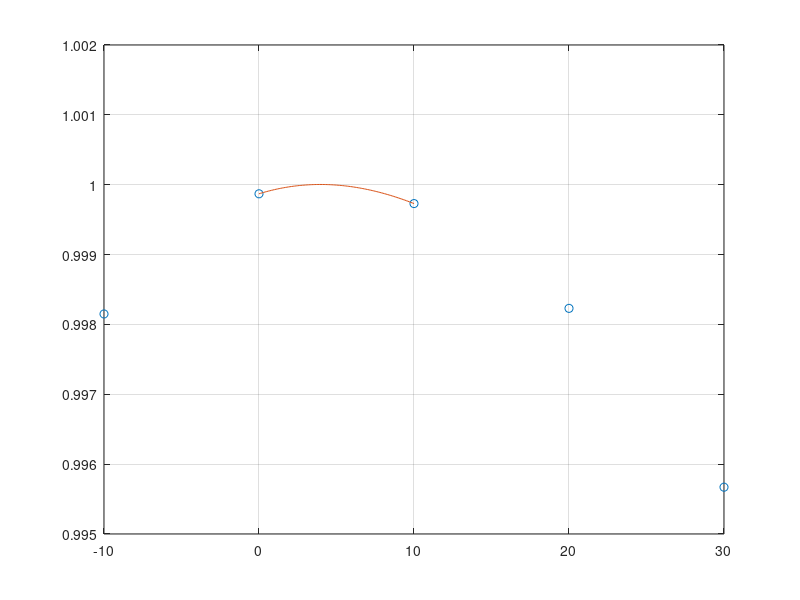

Write MATLAB code to recreate this figure.
clear
x=[-10,0,10,20,30];
y=[0.99815,0.99987,0.99973,0.99823,0.99567];
h=10;
B =(6/(h^2))*[(y(1)-(2*y(2))+y(3));(y(2)-(2*y(3))+y(4));(y(3)-(2*y(4))+y(5))];

%A=[[5 1 0];[1 4 1];[0 1 4]]; % Parabolic Runout Spline
%A=[[4 1 0];[1 4 1];[0 1 4]]; % Natural spline
A=[[6 0 0];[1 4 1];[0 1 4]]; % Cubic Run out spline

Mtemp =inv(A)*B;

%vector of M1-M5

%M=[Mtemp(1);Mtemp(1);Mtemp(2);Mtemp(3);Mtemp(3)] %Parabolic Runout Spline M1=M2, M5=M4
%M=[0;Mtemp(1);Mtemp(2);Mtemp(3);0] % Natural Spline:  M1=0; m5=0
M=[(2*Mtemp(1))-Mtemp(2);Mtemp(1);Mtemp(2);Mtemp(3);(2*Mtemp(3))-Mtemp(2)] % Cubic runout spline M1 = 2M2-M3;M5=2M4-M3

%Construct a2,b2,c2, and d2 as follows- hint: 2nd spline max the pressure
a2=(M(3)-M(2))/(6*h);
b2=M(2)/2;
c2=((y(3)-y(2))/h) - ((( (2*M(2)) + M(3))/6)*h);
d2=y(2);

% vector of polynomial coefficients
coef= [a2,b2,c2,d2]

% generate high freq data
xx = 0:0.1:10;
yy=polyval(coef,xx);
plot(x,y,'o',xx,yy)
grid on;
[row, col] = find(ismember(yy, max(yy(:))));
fprintf("Maximum Density was reached at temperature: %d and density: %g\n",xx(col),yy(col));
